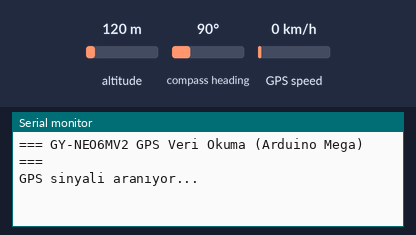
A sketch run on a simulated Arduino Mega 2560, built with avr-gcc and run on an emulated ATmega2560. On the bench: the last lines printed to the serial monitor. The test bench sets the inputs (shaded band); at power-on: altitude 120 m, compass heading 90°, GPS speed 0 km/h. The GPS gets a fix after 3 s at 37.7749, -122.4194 with 8 satellites.

Above: at 1.2 s.
1.3 s: altitude set to 20 m
At 3.9 s:
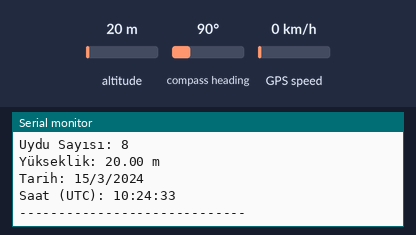
4.5 s: altitude set to 250 m
At 4.5 s:
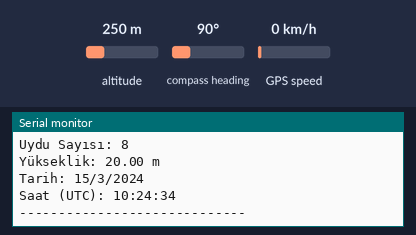
Timing chart, 0 to 7.5 s (numbered marks = the images above; inputs shaded):
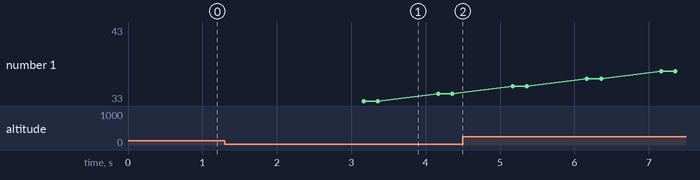

Measured:
- after the input at 1.3 s, the serial monitor: prints a new line after 1.8 s (image 1)

The sketch:

tinygps.ino
```cpp
#include <TinyGPS++.h>  // TinyGPS++ kütüphanesini dahil et

// GPS modülünün baud hızı (genellikle 9600)
static const uint32_t GPSBaud = 9600;

// TinyGPS++ nesnesi oluştur
TinyGPSPlus gps;

void setup() {
  // Bilgisayar ile iletişim
  Serial.begin(9600);
  // GPS modülü ile iletişim (Arduino Mega üzerinde Serial1)
  Serial1.begin(GPSBaud);

  Serial.println(F("=== GY-NEO6MV2 GPS Veri Okuma (Arduino Mega) ==="));
  Serial.println(F("GPS sinyali aranıyor..."));
}

void loop() {
  // GPS'ten gelen verileri TinyGPS++'a gönder
  while (Serial1.available() > 0) {
    gps.encode(Serial1.read());

    // Eğer yeni konum verisi varsa ekrana yaz
    if (gps.location.isUpdated()) {
      Serial.println(F("-----------------------------"));
      Serial.print(F("Enlem: "));
      Serial.println(gps.location.lat(), 6);

      Serial.print(F("Boylam: "));
      Serial.println(gps.location.lng(), 6);

      Serial.print(F("Uydu Sayısı: "));
      Serial.println(gps.satellites.value());

      Serial.print(F("Yükseklik: "));
      Serial.print(gps.altitude.meters());
      Serial.println(F(" m"));

      Serial.print(F("Tarih: "));
      Serial.print(gps.date.day());
      Serial.print(F("/"));
      Serial.print(gps.date.month());
      Serial.print(F("/"));
      Serial.println(gps.date.year());

      Serial.print(F("Saat (UTC): "));
      Serial.print(gps.time.hour());
      Serial.print(F(":"));
      Serial.print(gps.time.minute());
      Serial.print(F(":"));
      Serial.println(gps.time.second());
      Serial.println(F("-----------------------------\n"));
    }
  }
}
```
